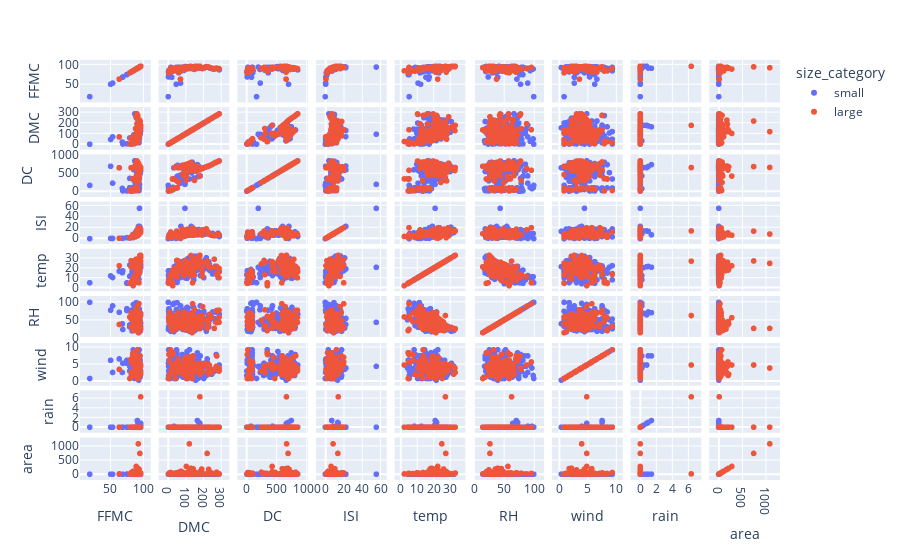

The code cell stored with this chart in its notebook:
### Code cell
import plotly.express as px
fig = px.scatter_matrix(dataplot, dimensions=['FFMC', 'DMC', 'DC', 'ISI', 'temp', 'RH', 'wind','rain', 'area'],color='size_category')
fig.show()

### Figure 1 — Plotly figure (JSON) as saved in the notebook; plotly's stock layout.template omitted (floating-point values rounded to 4 significant figures; data arrays with more than 128 entries replaced by an {"elided": "..."} marker saying what was removed)
{"data": [{"dimensions": [{"axis": {"matches": true}, "label": "FFMC", "values": {"elided": "378 float values"}}, {"axis": {"matches": true}, "label": "DMC", "values": {"elided": "378 float values"}}, {"axis": {"matches": true}, "label": "DC", "values": {"elided": "378 float values"}}, {"axis": {"matches": true}, "label": "ISI", "values": {"elided": "378 float values"}}, {"axis": {"matches": true}, "label": "temp", "values": {"elided": "378 float values"}}, {"axis": {"matches": true}, "label": "RH", "values": {"elided": "378 int values"}}, {"axis": {"matches": true}, "label": "wind", "values": {"elided": "378 float values"}}, {"axis": {"matches": true}, "label": "rain", "values": {"elided": "378 float values"}}, {"axis": {"matches": true}, "label": "area", "values": {"elided": "378 float values"}}], "hovertemplate": "size_category=small<br>%{xaxis.title.text}=%{x}<br>%{yaxis.title.text}=%{y}<extra></extra>", "legendgroup": "small", "marker": {"color": "#636efa", "symbol": "circle"}, "name": "small", "showlegend": true, "type": "splom"}, {"dimensions": [{"axis": {"matches": true}, "label": "FFMC", "values": {"elided": "139 float values"}}, {"axis": {"matches": true}, "label": "DMC", "values": {"elided": "139 float values"}}, {"axis": {"matches": true}, "label": "DC", "values": {"elided": "139 float values"}}, {"axis": {"matches": true}, "label": "ISI", "values": {"elided": "139 float values"}}, {"axis": {"matches": true}, "label": "temp", "values": {"elided": "139 float values"}}, {"axis": {"matches": true}, "label": "RH", "values": {"elided": "139 int values"}}, {"axis": {"matches": true}, "label": "wind", "values": {"elided": "139 float values"}}, {"axis": {"matches": true}, "label": "rain", "values": {"elided": "139 float values"}}, {"axis": {"matches": true}, "label": "area", "values": {"elided": "139 float values"}}], "hovertemplate": "size_category=large<br>%{xaxis.title.text}=%{x}<br>%{yaxis.title.text}=%{y}<extra></extra>", "legendgroup": "large", "marker": {"color": "#EF553B", "symbol": "circle"}, "name": "large", "showlegend": true, "type": "splom"}], "layout": {"dragmode": "select", "legend": {"title": {"text": "size_category"}, "tracegroupgap": 0}, "margin": {"t": 60}}}
